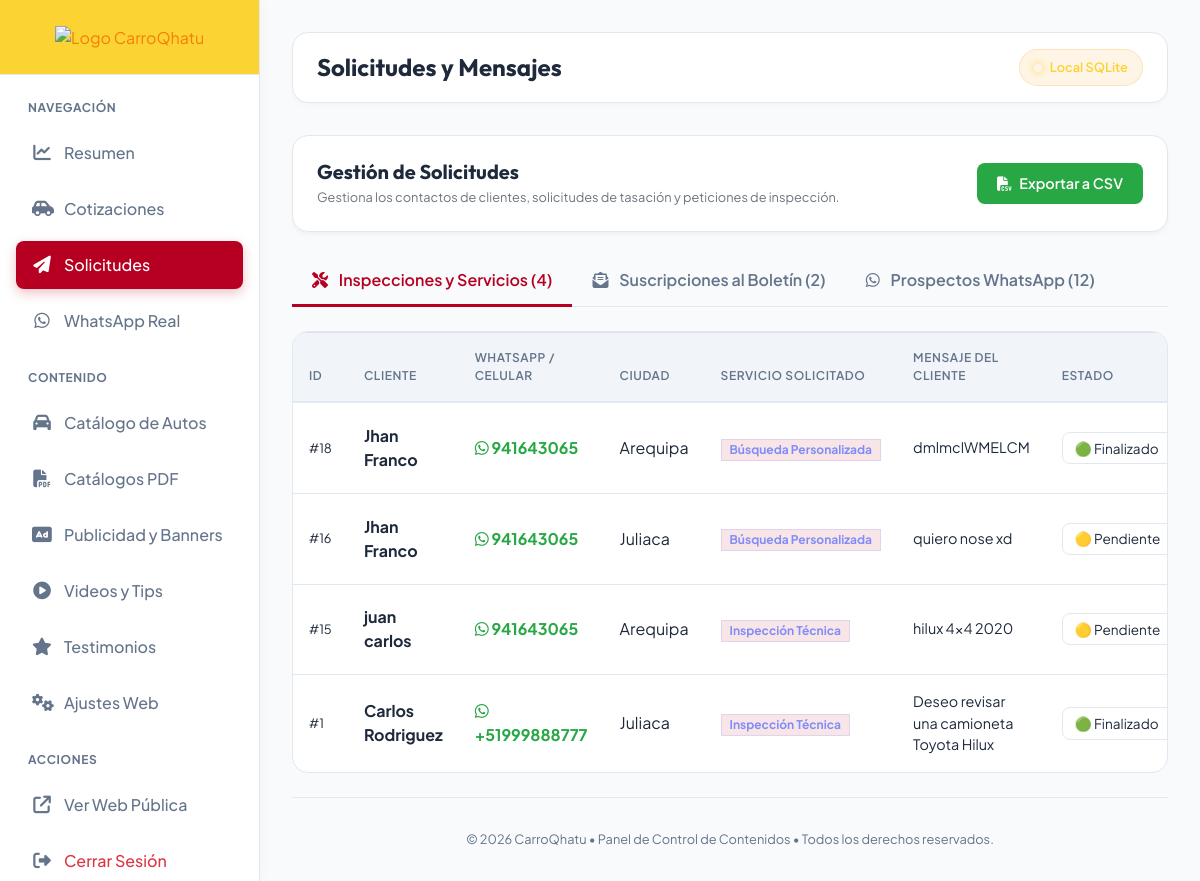
The app's page /admin/solicitudes (signed in) with its own data.
### tables this page shows
CREATE TABLE solicitudes (
            id INTEGER PRIMARY KEY AUTOINCREMENT,
            tipo TEXT, -- 'compra', 'servicio', 'contacto'
            nombre TEXT,
            contacto TEXT,
            datos_vehiculo TEXT, -- JSON string or description
            estado TEXT DEFAULT 'Pendiente', -- 'Pendiente', 'Contactado', 'Finalizado'
            created_at TEXT
        );

### app.py (the view)
@app.route("/admin/solicitudes")
@admin_required
def admin_solicitudes():
    solicitudes, db_source = db_manager.get_all_solicitudes()
    import json
    for s in solicitudes:
        datos = s.get("datos_vehiculo")
        if isinstance(datos, str):
            try:
                s["datos_parsed"] = json.loads(datos)
            except:
                s["datos_parsed"] = {"mensaje": datos}
        else:
            s["datos_parsed"] = datos or {}
    return render_template(
        "admin/admin_solicitudes.html",
        solicitudes=solicitudes,
        db_source=db_source
    )

### app.py (called while the page is built)
@app.after_request
def add_security_headers(response):
    response.headers['X-Content-Type-Options'] = 'nosniff'
    response.headers['X-Frame-Options'] = 'DENY'
    response.headers['Referrer-Policy'] = 'strict-origin-when-cross-origin'
    response.headers['Content-Security-Policy'] = (
        "default-src 'self' https:; "
        "script-src 'self' 'unsafe-inline' https://code.jquery.com https://stackpath.bootstrapcdn.com https://cdnjs.cloudflare.com; "
        "style-src 'self' 'unsafe-inline' https://fonts.googleapis.com https://cdnjs.cloudflare.com https://stackpath.bootstrapcdn.com; "
        "font-src 'self' https://fonts.gstatic.com https://cdnjs.cloudflare.com; "
        "img-src 'self' data: https:;"
    )
    if not app.debug:
        response.headers['Strict-Transport-Security'] = 'max-age=31536000; includeSubDomains'
    return response

def admin_required(f):
    @wraps(f)
    def decorated_function(*args, **kwargs):
        if not session.get("admin_logged_in"):
            flash("Acceso no autorizado.", "warning")
            return redirect(url_for("index"))
        return f(*args, **kwargs)
    return decorated_function

@app.context_processor
def inject_site_config():
    try:
        config = db_manager.get_site_config()
        return {"site_config": config}
    except Exception as e:
        print("WARNING: No se pudo inyectar la configuración del sitio:", e)
        return {"site_config": {}}

### db_manager.py (called while the page is built, shortened)
def get_db_connection():
    conn = sqlite3.connect(DB_PATH)
    conn.row_factory = sqlite3.Row
    return conn

def is_supabase_available():
    global _supabase_offline
    if _supabase_offline:
        return False
    return supabase is not None

def get_all_solicitudes():
    conn = get_db_connection()
    cursor = conn.cursor()
    cursor.execute("SELECT * FROM solicitudes ORDER BY datetime(created_at) DESC")
    rows = [dict(row) for row in cursor.fetchall()]
    conn.close()
    return rows, "Local SQLite"

def get_site_config():
    conn = get_db_connection()
    cursor = conn.cursor()
    cursor.execute("SELECT * FROM site_config")
    rows = cursor.fetchall()
    conn.close()
    config = {}
    for row in rows:
        config[row["clave"]] = row["valor"]
    return config

### templates/admin/admin_solicitudes.html (shortened to what this page needs)
{% extends "admin/admin_layout.html" %}
{% block page_title %}Solicitudes y Mensajes{% endblock %}
{% block content %}
<section class="card-admin mb-4">
    <div class="d-flex flex-column flex-md-row justify-content-between align-items-md-center gap-3">
        <div>
            <h5 class="text-white font-weight-bold mb-1">Gestión de Solicitudes</h5>
            <p class="text-muted small mb-0">Gestiona los contactos de clientes, solicitudes de tasación y peticiones de inspección.</p>
        </div>
        <div>
            <a href="{{ url_for('admin_export_solicitudes') }}" class="btn-admin btn-admin-primary bg-success" style="border: none;">
                <i class="fa-solid fa-file-csv"></i> Exportar a CSV
            </a>
        </div>
    </div>
</section>
<ul class="nav nav-tabs nav-tabs-custom" id="solicitudesTabs" role="tablist">
    <li class="nav-item" role="presentation">
        <a class="nav-link active" id="servicios-tab" data-toggle="tab" href="#servicios" role="tab" aria-controls="servicios" aria-selected="true">
            <i class="fa-solid fa-screwdriver-wrench mr-2"></i> Inspecciones y Servicios ({% set count = solicitudes|selectattr('tipo', 'equalto', 'servicio')|list|length %}{{ count }})
        </a>
    </li>
    <li class="nav-item" role="presentation">
        <a class="nav-link" id="contacto-tab" data-toggle="tab" href="#contacto" role="tab" aria-controls="contacto" aria-selected="false">
            <i class="fa-solid fa-envelope-open-text mr-2"></i> Suscripciones al Boletín ({% set count = solicitudes|selectattr('tipo', 'equalto', 'contacto')|list|length %}{{ count }})
        </a>
    </li>
    <li class="nav-item" role="presentation">
        <a class="nav-link" id="whatsapp-tab" data-toggle="tab" href="#whatsapp" role="tab" aria-controls="whatsapp" aria-selected="false">
            <i class="fa-brands fa-whatsapp mr-2"></i> Prospectos WhatsApp ({% set count = solicitudes|selectattr('tipo', 'equalto', 'whatsapp_lead')|list|length %}{{ count }})
        </a>
    </li>
</ul>
<div class="tab-content" id="solicitudesTabsContent">
    <div class="tab-pane fade show active" id="servicios" role="tabpanel" aria-labelledby="servicios-tab">
        <div class="table-admin-container">
            {% set s_list = solicitudes|selectattr('tipo', 'equalto', 'servicio')|list %}
            {% if s_list %}
            <div class="table-responsive">
                <table class="table table-admin">
                    <thead>
                        <tr>
                            <th>ID</th>
                            <th>Cliente</th>
                            <th>WhatsApp / Celular</th>
                            <th>Ciudad</th>
                            <th>Servicio Solicitado</th>
                            <th>Mensaje del Cliente</th>
                            <th>Estado</th>
                        </tr>
                    </thead>
                    <tbody>
                        {% for s in s_list %}
                        <tr>
                            <td class="text-muted small">#{{ s.id }}</td>
                            <td class="font-weight-bold text-white">{{ s.nombre }}</td>
                            <td>
                                <a href="https://wa.me/{{ s.contacto|replace(' ', '')|replace('+', '') }}" target="_blank" class="text-success font-weight-bold" style="text-decoration: none;">
                                    <i class="fa-brands fa-whatsapp"></i> {{ s.contacto }}
                                </a>
                            </td>
                            <td><span class="text-capitalize">{{ s.datos_parsed.ciudad|default('No especificada') }}</span></td>
                            <td>
                                <span class="badge badge-info py-1 px-2" style="background-color: var(--primary-glow); color: #818cf8; border: 1px solid rgba(129,140,248,0.2);">
                                    {% if s.datos_parsed.servicio == 'inspeccion' %}
                                        Inspección Técnica
                                    {% elif s.datos_parsed.servicio == 'tasacion' %}
                                        Tasación de Vehículo
                                    {% elif s.datos_parsed.servicio == 'busqueda' %}
                                        Búsqueda Personalizada
                                    {% else %}
                                        {{ s.datos_parsed.servicio|default('Servicio') }}
                                    {% endif %}
                                </span>
                            </td>
                            <td class="text-muted" style="max-width: 250px; font-size: 0.9rem;">{{ s.datos_parsed.mensaje or 'Sin observaciones' }}</td>
                            <td>
                                <select class="status-select" onchange="updateStatus('{{ s.id }}', this)">
                                    <option value="Pendiente" {% if s.estado == 'Pendiente' %}selected{% endif %}>🟡 Pendiente</option>
                                    <option value="Finalizado" {% if s.estado == 'Finalizado' %}selected{% endif %}>🟢 Finalizado</option>
                                </select>
                            </td>
                        </tr>
                        {% endfor %}
                    </tbody>
                </table>
            </div>
            {% else %}
            <div class="text-center py-5 text-muted">
                <i class="fa-solid fa-check-circle fa-2x mb-3 text-success"></i>
                <p class="mb-0">No hay solicitudes de servicios registradas.</p>
            </div>
            {% endif %}
        </div>
    </div>
            {% set c_list = solicitudes|selectattr('tipo', 'equalto', 'contacto')|list %}
            {% set w_list = solicitudes|selectattr('tipo', 'equalto', 'whatsapp_lead')|list %}
</div>
{% endblock %}

### templates/admin/admin_layout.html (style rules this page uses)
:root { --bg-dark: #f8fafc; --bg-card: #ffffff; --primary: #B70021; --primary-glow: rgba(183, 0, 33, 0.1); --accent: #FBD333; --success: #10b981; --danger: #ef4444; --text-main: #1e293b; --text-muted: #64748b; --border-color: #e2e8f0; --sidebar-width: 260px; }
body { font-family: 'Plus Jakarta Sans', sans-serif; background-color: var(--bg-dark); color: var(--text-main); min-height: 100vh; overflow-x: hidden; }
h1, h2, h3, h4, h5, h6 { font-family: 'Outfit', sans-serif; font-weight: 600; }
.card-admin { background-color: var(--bg-card); border: 1px solid var(--border-color); border-radius: 1rem; padding: 1.5rem; transition: all 0.3s cubic-bezier(0.4, 0, 0.2, 1); position: relative; overflow: hidden; box-shadow: 0 4px 6px -1px rgba(0, 0, 0, 0.03), 0 2px 4px -1px rgba(0, 0, 0, 0.02); }
.btn-admin { border-radius: 0.5rem; padding: 0.6rem 1.25rem; font-weight: 600; font-size: 0.9rem; transition: all 0.2s ease; display: inline-flex; align-items: center; gap: 0.5rem; text-decoration: none !important; }
.btn-admin-primary { background-color: var(--primary); color: #fff !important; border: none; }
.table-admin-container { background-color: var(--bg-card); border: 1px solid var(--border-color); border-radius: 1rem; overflow: hidden; margin-bottom: 1.5rem; }
.table-admin { margin-bottom: 0; color: var(--text-main); }
.table-admin th { background-color: rgba(15, 23, 42, 0.3); border-bottom: 2px solid var(--border-color); color: var(--text-muted); font-weight: 600; text-transform: uppercase; font-size: 0.75rem; letter-spacing: 0.05em; padding: 1rem; }
.table-admin td { border-top: 1px solid var(--border-color); padding: 1rem; vertical-align: middle; }
h5.text-white, h6.text-white, .card-admin h5.text-white, .card-admin h6.text-white, .main-content h5.text-white, .main-content h6.text-white { color: var(--text-main) !important; }
.form-control, .form-select, select, input, textarea { background-color: #ffffff !important; border: 1px solid var(--border-color) !important; color: var(--text-main) !important; }
.table { color: var(--text-main) !important; }
.table th { background-color: #f1f5f9 !important; color: var(--text-muted) !important; border-bottom: 2px solid var(--border-color) !important; }
.table td { border-top: 1px solid var(--border-color) !important; color: var(--text-main) !important; }

### templates/admin/admin_solicitudes.html (style rules this page uses)
.nav-tabs-custom { border-bottom: 1px solid var(--border-color); margin-bottom: 1.5rem; }
.nav-tabs-custom .nav-link { color: var(--text-muted); border: none; background: none; font-weight: 600; padding: 0.75rem 1.25rem; transition: all 0.2s ease; border-bottom: 3px solid transparent; }
.nav-tabs-custom .nav-link.active { color: var(--primary); border-bottom-color: var(--primary); background: none; }
.status-select { background-color: rgba(15, 23, 42, 0.5); color: #fff; border: 1px solid var(--border-color); border-radius: 0.5rem; padding: 0.35rem 0.5rem; font-size: 0.85rem; cursor: pointer; transition: border-color 0.2s ease; }

### records on screen
solicitudes: id "18", nombre "Jhan Franco", contacto "941643065", datos_parsed.ciudad "Arequipa", shows "Búsqueda Personalizada", datos_parsed "dmlmclWMELCM", estado+id "🟢 Finalizado"
solicitudes: id "16", nombre "Jhan Franco", contacto "941643065", datos_parsed.ciudad "Juliaca", shows "Búsqueda Personalizada", datos_parsed "quiero nose xd", estado+id "🟡 Pendiente"
solicitudes: id "15", nombre "juan carlos", contacto "941643065", datos_parsed.ciudad "Arequipa", shows "Inspección Técnica", datos_parsed "hilux 4x4 2020", estado+id "🟡 Pendiente"
solicitudes: id "1", nombre "Carlos Rodriguez", contacto "+51999888777", datos_parsed.ciudad "Juliaca", shows "Inspección Técnica", datos_parsed "Deseo revisar una camioneta Toyota Hilux", estado+id "🟢 Finalizado"

### other values on screen
{{ db_source|default('Local SQLite') }} "Local SQLite"
{{ count }} "4"
{{ count }} "2"
{{ count }} "12"
